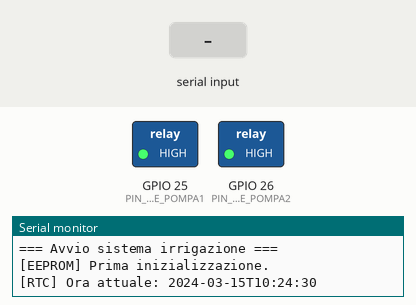
The sketch below on a simulated ESP32. On the bench: switched loads named in the sketch (green lamp = pin HIGH), the last lines printed to the serial monitor. The inputs (shaded band) are chosen by the test bench. The local clock reads 2024-03-15 10:24:30 at power-on unless the sketch sets it; EEPROM starts erased.

Above: at 1.4 s.
1.5 s: "i90\n" received over Serial
At 2.1 s:
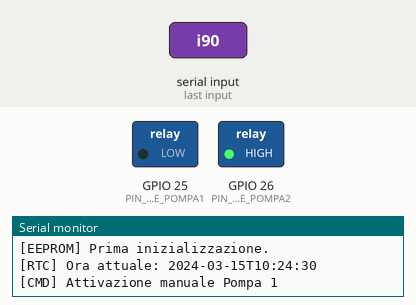
4.5 s: "s90\n" received over Serial
At 5.0 s:
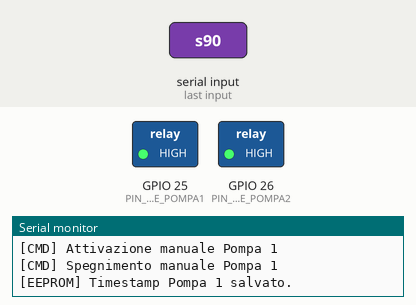
6.0 s: "i" received over Serial
At 6.6 s:
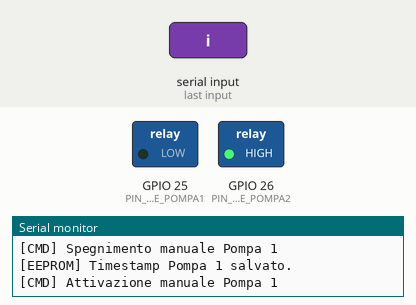
7.5 s: "s,45\n" received over Serial
At 8.4 s:
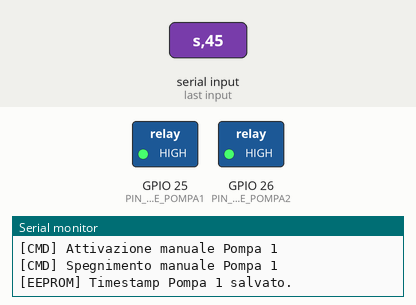
Timing chart, 0 to 10.0 s (numbered marks = the images above; inputs shaded):
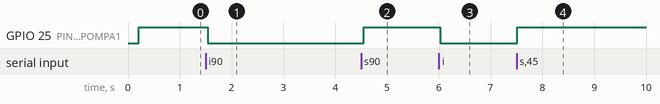

The sketch:

sketch_jun20aCOMPLETOFINITO.ino
```cpp
#include <Wire.h>
#include "RTClib.h"
#include <EEPROM.h>

// PIN RELE'
const int PIN_RELE_POMPA1 = 25;
const int PIN_RELE_POMPA2 = 26;

// DURATA IRRIGAZIONE (10 secondi)
const unsigned long DURATA_POMPA1_MS = 10UL * 1000UL;
const unsigned long DURATA_POMPA2_MS = 10UL * 1000UL;

// ORARIO DI ATTIVAZIONE (08:00 e 08:02)
const uint8_t ORA_IRRIGAZIONE   = 8;
const uint8_t MINUTO_POMPA1     = 0;
const uint8_t MINUTO_POMPA2     = 2;

// INTERVALLO POMPA 1: ogni 2 giorni (espressi in secondi)
const uint32_t INTERVALLO_POMPA1_SEC = 172800UL;

// GIORNO POMPA 2: Sabato (0=Dom, 1=Lun, ..., 6=Sab)
const uint8_t GIORNO_POMPA2 = 6;

// SENSORE GALLEGGIANTE (Opzionale)
const bool USA_GALLEGGIANTE = false;
const int PIN_GALLEGGIANTE = 27;

// CONFIGURAZIONE EEPROM
const int EEPROM_ADDR_TIMESTAMP  = 0;
const int EEPROM_ADDR_GIORNO_P2  = 4;
const int EEPROM_ADDR_MAGIC      = 5;
const uint8_t EEPROM_MAGIC_VAL   = 0xAA;
const uint8_t EEPROM_DAY_EMPTY   = 0xFF;

RTC_DS3231 rtc;

uint32_t ultimoTimestampPompa1 = 0;
uint8_t  ultimoGiornoPompa2    = EEPROM_DAY_EMPTY;

bool pompa1OggiEseguita  = false;
bool pompa2OggiEseguita  = false;
bool pompa1Attiva = false;
bool pompa2Attiva = false;
unsigned long timerPompa1 = 0;
unsigned long timerPompa2 = 0;
bool pompa1HaFinitoDaPoco = false;
bool pompa2HaFinitoDaPoco = false;

void eepromWriteUint32(int addr, uint32_t value) {
  EEPROM.write(addr + 0, (value >>  0) & 0xFF);
  EEPROM.write(addr + 1, (value >>  8) & 0xFF);
  EEPROM.write(addr + 2, (value >> 16) & 0xFF);
  EEPROM.write(addr + 3, (value >> 24) & 0xFF);
  EEPROM.commit();
}

uint32_t eepromReadUint32(int addr) {
  uint32_t value = 0;
  value |= ((uint32_t)EEPROM.read(addr + 0)) <<  0;
  value |= ((uint32_t)EEPROM.read(addr + 1)) <<  8;
  value |= ((uint32_t)EEPROM.read(addr + 2)) << 16;
  value |= ((uint32_t)EEPROM.read(addr + 3)) << 24;
  return value;
}

bool serbatoioOk() {
  if (!USA_GALLEGGIANTE) return true;
  return digitalRead(PIN_GALLEGGIANTE) == LOW;
}

void salvaStatoFinalePompa1() {
  eepromWriteUint32(EEPROM_ADDR_TIMESTAMP, ultimoTimestampPompa1);
  Serial.println("[EEPROM] Timestamp Pompa 1 salvato.");
}

void salvaStatoFinalePompa2() {
  EEPROM.write(EEPROM_ADDR_GIORNO_P2, ultimoGiornoPompa2);
  EEPROM.commit();
  Serial.println("[EEPROM] Giorno Pompa 2 salvato.");
}

void setup() {
  Serial.begin(115200);
  delay(200);
  Serial.println();
  Serial.println("=== Avvio sistema irrigazione ===");

  EEPROM.begin(10);

  uint8_t magic = EEPROM.read(EEPROM_ADDR_MAGIC);
  if (magic != EEPROM_MAGIC_VAL) {
    Serial.println("[EEPROM] Prima inizializzazione.");
    eepromWriteUint32(EEPROM_ADDR_TIMESTAMP, 0);
    EEPROM.write(EEPROM_ADDR_GIORNO_P2, EEPROM_DAY_EMPTY);
    EEPROM.write(EEPROM_ADDR_MAGIC, EEPROM_MAGIC_VAL);
    EEPROM.commit();
    ultimoTimestampPompa1 = 0;
    ultimoGiornoPompa2    = EEPROM_DAY_EMPTY;
  } else {
    ultimoTimestampPompa1 = eepromReadUint32(EEPROM_ADDR_TIMESTAMP);
    ultimoGiornoPompa2    = EEPROM.read(EEPROM_ADDR_GIORNO_P2);
    Serial.print("[EEPROM] Timestamp Pompa 1: ");
    Serial.println(ultimoTimestampPompa1);
    Serial.print("[EEPROM] Ultimo giorno Pompa 2: ");
    Serial.println(ultimoGiornoPompa2);
  }

  pinMode(PIN_RELE_POMPA1, OUTPUT);
  pinMode(PIN_RELE_POMPA2, OUTPUT);
  digitalWrite(PIN_RELE_POMPA1, HIGH);
  digitalWrite(PIN_RELE_POMPA2, HIGH);

  if (USA_GALLEGGIANTE) {
    pinMode(PIN_GALLEGGIANTE, INPUT_PULLUP);
    Serial.println("[SENS] Galleggiante abilitato.");
  }

  Wire.begin();
  if (!rtc.begin()) {
    Serial.println("[ERR] RTC non trovato! Riprovo...");
    delay(1000);
    if (!rtc.begin()) {
      Serial.println("[ERR] RTC ancora assente. Sistema in modalita ridotta.");
    }
  }

  if (rtc.begin() && rtc.lostPower()) {
    Serial.println("[RTC] Batteria scarica o primo avvio, sincronizzo con ora compilazione.");
    rtc.adjust(DateTime(F(__DATE__), F(__TIME__)));
  }

  if (rtc.begin()) {
    DateTime now = rtc.now();
    Serial.print("[RTC] Ora attuale: ");
    Serial.println(now.timestamp());
  }

  pompa1OggiEseguita = false;
  pompa2OggiEseguita = false;
}

void loop() {
  if (Serial.available()) {
    char cmd = Serial.read();
    if (cmd == 'i') {
      Serial.println("[CMD] Attivazione manuale Pompa 1");
      if (!pompa1Attiva && serbatoioOk()) {
        digitalWrite(PIN_RELE_POMPA1, LOW);
        pompa1Attiva = true;
        timerPompa1  = millis();
      } else {
        Serial.println("[CMD] Pompa 1 non attivabile (serbatoio vuoto o gia attiva).");
      }
    } else if (cmd == 's') {
      Serial.println("[CMD] Spegnimento manuale Pompa 1");
      if (pompa1Attiva) {
        digitalWrite(PIN_RELE_POMPA1, HIGH);
        pompa1Attiva = false;
        pompa1HaFinitoDaPoco = true;
        ultimoTimestampPompa1 = rtc.now().unixtime();
      }
    }
  }

  DateTime now = rtc.now();
  uint8_t  ora    = now.hour();
  uint8_t  minuto = now.minute();
  uint8_t  giorno = now.day();
  uint8_t  gSett  = now.dayOfTheWeek();
  uint32_t ts     = now.unixtime();

  static uint8_t ultimoGiornoRilevato = 0xFF;
  if (giorno != ultimoGiornoRilevato) {
    ultimoGiornoRilevato  = giorno;
    pompa1OggiEseguita    = false;
    pompa2OggiEseguita    = false;
  }

  if (ora == ORA_IRRIGAZIONE && minuto == MINUTO_POMPA1 && !pompa1OggiEseguita && !pompa1Attiva) {
    bool intervalloRispettato = (ultimoTimestampPompa1 == 0) || (ts - ultimoTimestampPompa1) >= INTERVALLO_POMPA1_SEC;
    if (intervalloRispettato) {
      if (serbatoioOk()) {
        Serial.println(">>> Avvio Pompa 1 (ogni 2 giorni)");
        digitalWrite(PIN_RELE_POMPA1, LOW);
        pompa1Attiva        = true;
        timerPompa1         = millis();
        pompa1OggiEseguita  = true;
      } else {
        Serial.println("[WARN] Serbatoio vuoto, Pompa 1 non avviata.");
        pompa1OggiEseguita  = true;
      }
    } else {
      pompa1OggiEseguita = true;
    }
  }

  if (ora == ORA_IRRIGAZIONE && minuto == MINUTO_POMPA2 && gSett == GIORNO_POMPA2 && !pompa2OggiEseguita && !pompa2Attiva) {
    if (ultimoGiornoPompa2 != giorno) {
      if (serbatoioOk()) {
        Serial.println(">>> Avvio Pompa 2 (sabato)");
        digitalWrite(PIN_RELE_POMPA2, LOW);
        pompa2Attiva        = true;
        timerPompa2         = millis();
        pompa2OggiEseguita  = true;
      } else {
        Serial.println("[WARN] Serbatoio vuoto, Pompa 2 non avviata.");
        pompa2OggiEseguita  = true;
      }
    } else {
      pompa2OggiEseguita = true;
    }
  }

  if (pompa1Attiva && (millis() - timerPompa1 >= DURATA_POMPA1_MS)) {
    Serial.println(">>> Stop Pompa 1");
    digitalWrite(PIN_RELE_POMPA1, HIGH);
    pompa1Attiva         = false;
    pompa1HaFinitoDaPoco = true;
    ultimoTimestampPompa1 = ts;
  }

  if (pompa2Attiva && (millis() - timerPompa2 >= DURATA_POMPA2_MS)) {
    Serial.println(">>> Stop Pompa 2");
    digitalWrite(PIN_RELE_POMPA2, HIGH);
    pompa2Attiva         = false;
    pompa2HaFinitoDaPoco = true;
    ultimoGiornoPompa2   = giorno;
  }

  if (pompa1HaFinitoDaPoco) {
    salvaStatoFinalePompa1();
    pompa1HaFinitoDaPoco = false;
  }
  if (pompa2HaFinitoDaPoco) {
    salvaStatoFinalePompa2();
    pompa2HaFinitoDaPoco = false;
  }

  if (ora > 23 || minuto > 59) {
    static unsigned long lastErrTs = 0;
    if (millis() - lastErrTs > 60000) {
      lastErrTs = millis();
      Serial.println("[ERR] RTC ha restituito valori invalidi, irrigazione sospesa.");
    }
  }

  delay(50);
}
```

Measured:
- after the input at 1.5 s, GPIO 25 (PIN_RELE_POMPA1): HIGH → LOW at once
- after the input at 4.5 s, GPIO 25 (PIN_RELE_POMPA1): LOW → HIGH after 0.05 s
- after the input at 6.0 s, GPIO 25 (PIN_RELE_POMPA1): HIGH → LOW at once
- after the input at 7.5 s, GPIO 25 (PIN_RELE_POMPA1): LOW → HIGH at once
